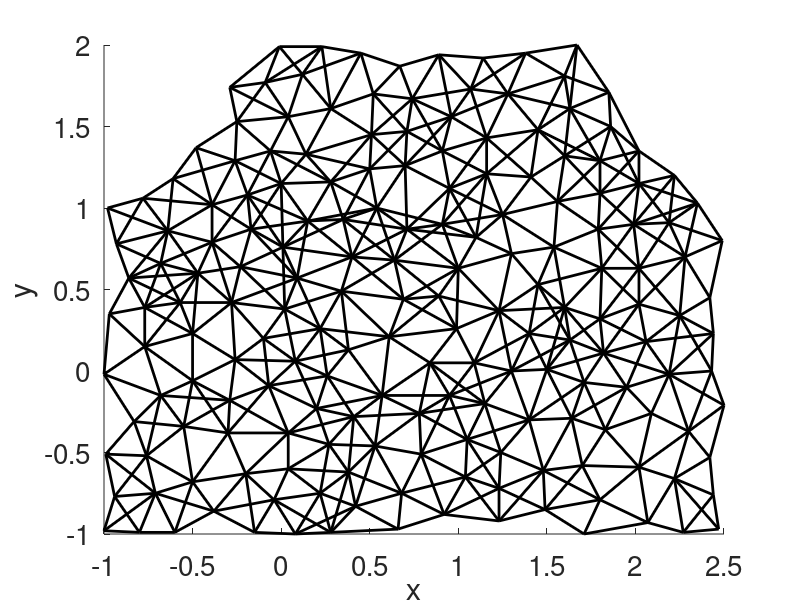

This chart was generated by the following MATLAB code: (Note: this script raises an error after producing the figure.)
function run_atlas_tpaths2D()
%TODO: comments

data = load('current_atlas.mat');
new_S = data.new_S;
L = data.L;

data = load('current_driver.mat');
params = data.params;

net_info = params.net_info;
net = net_info.net;
neighbors = net_info.neighbors;
edges = net_info.edges;
deg = net_info.deg;
max_deg = net_info.max_deg;

delta = params.delta;
d = params.d;
dt = params.dt;
rho = params.rho;
m = params.m;
f = params.f;
dt_sim = params.dt_sim;
S = params.S;

figure(1); clf; hold on;
%contour(xgrid,ygrid,Ugrid,linspace(0,3.7,20),'Linewidth',1);
xlabel('x','Fontsize',20);
ylabel('y','Fontsize',20);
set(gca,'Fontsize',20);
for i = 1 : length(edges)
    plot([net(1,edges(i,1)),net(1,edges(i,2))],[net(2,edges(i,1)),net(2,edges(i,2))],'color','k','LineWidth',2);
end
drawnow;

%%%%%%%%%%%%%%%%%%%%%%%%%%%%%%%%%%%%%%%%%%%%%%%%%%%%%%%%%%%%%%%%
%NOTE: this is the main test file for comparing simulators
%Data generated by this file should be used by a number of other test files,
%one for transition paths, one for histograms...etc

p = 1;
T = 10000;



%TESTING different value of dt 
% fprintf("TESTING: changing dt \n");
% dt = 0.02;

fprintf("Transition path tracking \n");
global p1 p2 p3
p1 = [0;0];
p2 = [1.5;0];
p3 = [0.8;1.05];
regions = [p1,p2,p3];
dist = 0.25;
dist_sq = dist.^2;

%%%Initial simulation point
Xzero = net(:,1);

%%%Assign net points to closest region, if within presciribed distance
region_net = zeros(size(net,2),1);
for n = 1 : size(net,2)
	[dmin,imin] = min(sum((net(:,n) - regions).^2,1));
	if dmin < dist_sq
		region_net(n) = imin;
	end
end

%%%%%%%%%%%%%%%%%%%%%%%%%%%%%
%Original Simulator
%%%%%%%%%%%%%%%%%%%%%%%%%%%%%
[~,~,X] = S(Xzero,p,T);

fprintf("Simulating original paths\n");

original_switches = switch_data(X,regions,dist,dt_sim,T);

fprintf("original paths are simulated! \n");
save('original_tswitch.mat','original_switches');
%%%%%%%%%%%%%%%%%%%%%%%%%%%%%
%Reduced(ATLAS) Simulator
%%%%%%%%%%%%%%%%%%%%%%%%%%%%%

%%%Find the initial chart to start reduced simulator
[~,init_chart] = min(sum((Xzero - net).^2,1));
num_nbr = deg(init_chart);
init_L = L(:,1:(m+1)*(num_nbr + 1),init_chart);

%%%Embed initial condition for original simulator,center,then run atlas simulator
%fprintf("TESTING: using prof. cameron LMDS \n");
[local_L,Yzero] = LMDS(init_L,Xzero,rho,d);
Yzero = Yzero - local_L(:,1);

fprintf("simulating atlas paths\n");

[~,~,Y,charts] = learned_simulator(Yzero,p,dt,T,new_S,neighbors,deg,d,delta,net,init_chart);

fprintf("atlas paths are simulated! \n");

%%%Bin the chart list into respective regions, assign 0 if no region
num_steps = length(charts);
paths = zeros(1,num_steps);
for n = 1:num_steps
    paths(n) = region_net(charts(n));
end

learned_switches = calculate_switches(paths,dt,num_steps);
save('learned_tswitch.mat','learned_switches');
plot(net(1,charts),net(2,charts),'.','color','y','Markersize',20);
end

function [switch_times,paths] = switch_data(X,regions,dist,dt,T)
%TODO:comment
%Given trajectory data, calculates paths among regions list,
%finds switch_times betwen regions

num_steps = floor(T/dt);
dist_sq = dist^2;
paths = zeros(1,num_steps);
for n = 1:num_steps
	[dmin,imin] = min(sum((regions - X(:,n)).^2,1));
	if dmin < dist_sq
		paths(n) = imin;
	else
		paths(n) = 0;
	end
end
switch_times = calculate_switches(paths,dt,num_steps);
end

function switch_times = calculate_switches(paths,dt,num_steps)
%TODO:comment, use transition data file

switch_times=[];
ind = paths(1);
flag = sign(ind);
t = 0;
for n = 1:num_steps
   new_ind = paths(n);
   if new_ind > 0
       if flag == 0
           ind = new_ind;
           t = 0;
           flag = 1;
       end
   end
   if flag == 1
       if new_ind > 0 && new_ind ~= ind
           switch_times = [switch_times;ind,new_ind,t];
           t = 0;
           ind = new_ind;
       end
   end
   t = t+dt;
end
end

